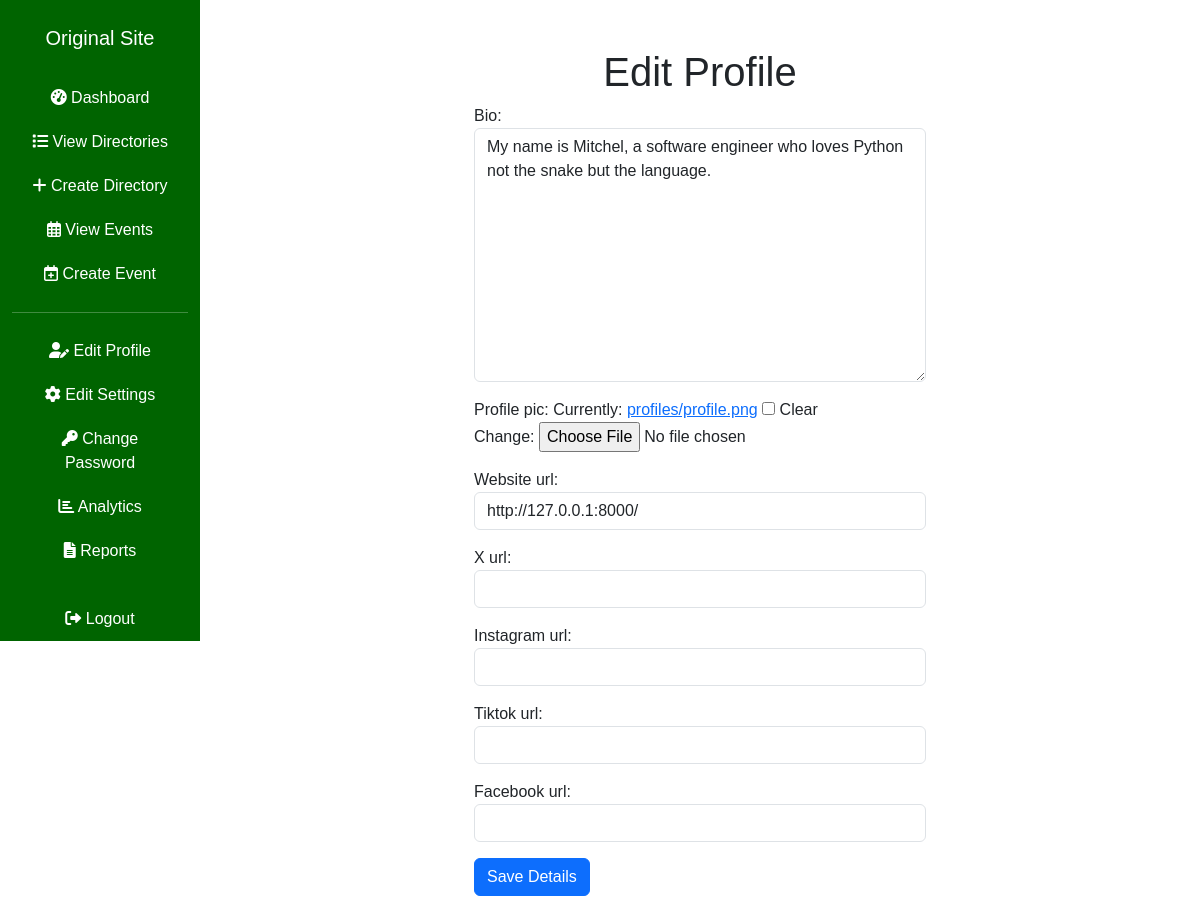
Screenshot of /users/1/edit_profile_details/ (signed in) with the database file from the repository.
### listings/models.py (models this page shows, shortened)
class UserProfile(models.Model):
    GENDER_CHOICES = [
        ('female', 'Female'),
        ('male', 'Male'),
        ('other', 'Other'),
        ('prefer_not_to_say', 'Prefer not to say'),
    ]
    user = models.OneToOneField(User, null=True, on_delete=models.CASCADE)
    bio = models.TextField()
    profile_pic = models.ImageField(null=True, blank=True, upload_to="profiles/")
    website_url = models.CharField(max_length=255, null=True, blank=True)
    x_url = models.CharField(max_length=255, null=True, blank=True)
    instagram_url = models.CharField(max_length=255, null=True, blank=True)
    tiktok_url = models.CharField(max_length=255, null=True, blank=True)
    facebook_url = models.CharField(max_length=255, null=True, blank=True)
    gender = models.CharField(max_length=20, choices=GENDER_CHOICES, null=True, blank=True)
    mobile_number = models.CharField(
        max_length=15,
        validators=[
            RegexValidator(
                regex=r'^\+?1?\d{9,15}$',
                message="Phone number must be entered in the format: '+999999999'. Up to 15 digits allowed."
            ),
        ],
        blank=True,
        null=True,
        help_text="Enter your mobile number in the format: '+999999999'. Up to 15 digits allowed."
    )

### users/views.py (the view)
# urls.py: path('<int:pk>/edit_profile_details/', customizedProfileEditView.as_view(), name="edit_profile_details"),
class customizedProfileEditView(generic.UpdateView):
    model = UserProfile
    template_name = "profile/edit_profile_details.html"
    form_class = EditProfileDetailForm
    success_url = reverse_lazy('home')

### users/forms.py
class EditProfileDetailForm(forms.ModelForm):
        class Meta:
            model = UserProfile
            fields = ("bio", "profile_pic", "website_url", "x_url", "instagram_url", "tiktok_url", "facebook_url")
            widgets = {
                "bio" : forms.Textarea(attrs={'class': 'form-control', 'placeholder': 'Tell your audience about yourself'}),
                "website_url" : forms.TextInput(attrs={'class': 'form-control'}),
                "x_url" : forms.TextInput(attrs={'class': 'form-control'}),
                "instagram_url" : forms.TextInput(attrs={'class': 'form-control'}),
                "tiktok_url" : forms.TextInput(attrs={'class': 'form-control'}),
                "facebook_url" : forms.TextInput(attrs={'class': 'form-control'}),
            }

### users/templates/profile/edit_profile_details.html (shortened to what this page needs)
{% extends 'sidebar.html' %}
{% block content %}
{% if user.is_authenticated %}
{% if user.id == userprofile.user.id %}
<div class="container mt-4">
    <h1 class="text-center">Edit Profile</h1>
    <div class="row justify-content-center">
        <div class="col-md-6">
            <form action="" method="post" enctype="multipart/form-data">
                {{ form.as_p }}
                <button type="submit" class="btn btn-primary">Save Details</button>
            </form>
            <br>
        </div>
    </div>
</div>
{% endif %}
{% else %}
<div class="container">
    <h5 class="text-center">Please login to access this page</h5>
</div>
{% endif %}
{% endblock %}

### static/css/style.css (style rules this page uses)
* { padding: 0; margin: 0; font-family: sans-serif; }

### rows the page displays
UserProfile: bio "My name is Mitchel, a software engineer who loves Python not the snake but the language.", website_url "http://127.0.0.1:8000/"
